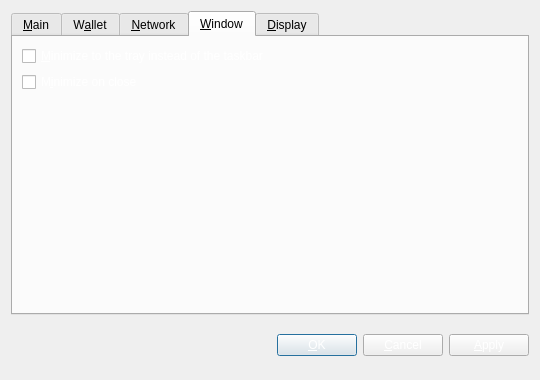
<?xml version="1.0" encoding="UTF-8"?>
<ui version="4.0">
 <class>OptionsDialog</class>
 <widget class="QDialog" name="OptionsDialog">
  <property name="geometry">
   <rect>
    <x>0</x>
    <y>0</y>
    <width>540</width>
    <height>380</height>
   </rect>
  </property>
  <property name="windowTitle">
   <string>Options</string>
  </property>
  <property name="styleSheet">
   <string notr="true">background-image: url(:/images/splash);
color: rgb(255, 255, 255);</string>
  </property>
  <property name="modal">
   <bool>true</bool>
  </property>
  <layout class="QVBoxLayout" name="verticalLayout">
   <item>
    <widget class="QTabWidget" name="tabWidget">
     <property name="styleSheet">
      <string notr="true">background-image: url(:/images/splash);
color: rgb(0, 0, 0);</string>
     </property>
     <property name="tabPosition">
      <enum>QTabWidget::North</enum>
     </property>
     <property name="currentIndex">
      <number>3</number>
     </property>
     <widget class="QWidget" name="tabMain">
      <attribute name="title">
       <string>&amp;Main</string>
      </attribute>
      <layout class="QVBoxLayout" name="verticalLayout_Main">
       <item>
        <widget class="QCheckBox" name="bitcoinAtStartup">
         <property name="toolTip">
          <string>Automatically start Dynasty after logging in to the system.</string>
         </property>
         <property name="text">
          <string>&amp;Start Dynasty on system login</string>
         </property>
        </widget>
       </item>
       <item>
        <spacer name="verticalSpacer_Main">
         <property name="orientation">
          <enum>Qt::Vertical</enum>
         </property>
         <property name="sizeHint" stdset="0">
          <size>
           <width>20</width>
           <height>40</height>
          </size>
         </property>
        </spacer>
       </item>
       <item>
        <layout class="QHBoxLayout" name="horizontalLayout_2_Main">
         <item>
          <spacer name="horizontalSpacer_2_Main">
           <property name="orientation">
            <enum>Qt::Horizontal</enum>
           </property>
           <property name="sizeHint" stdset="0">
            <size>
             <width>40</width>
             <height>20</height>
            </size>
           </property>
          </spacer>
         </item>
         <item>
          <widget class="QPushButton" name="resetButton">
           <property name="toolTip">
            <string>Reset all client options to default.</string>
           </property>
           <property name="text">
            <string>&amp;Reset Options</string>
           </property>
           <property name="autoDefault">
            <bool>false</bool>
           </property>
          </widget>
         </item>
        </layout>
       </item>
      </layout>
     </widget>
     <widget class="QWidget" name="tabWallet">
      <attribute name="title">
       <string>W&amp;allet</string>
      </attribute>
      <layout class="QVBoxLayout" name="verticalLayout_Network">
       <item>
        <widget class="QLabel" name="transactionFeeInfoLabel">
         <property name="styleSheet">
          <string notr="true">color: rgb(255, 255, 255);</string>
         </property>
         <property name="text">
          <string>Optional transaction fee per kB that helps make sure your transactions are processed quickly. Most transactions are 1 kB.</string>
         </property>
         <property name="textFormat">
          <enum>Qt::PlainText</enum>
         </property>
         <property name="wordWrap">
          <bool>true</bool>
         </property>
        </widget>
       </item>
       <item>
        <layout class="QHBoxLayout" name="horizontalLayout_1_Main">
         <item>
          <widget class="QLabel" name="transactionFeeLabel">
           <property name="styleSheet">
            <string notr="true">color: rgb(255, 255, 255);</string>
           </property>
           <property name="text">
            <string>Pay transaction &amp;fee</string>
           </property>
           <property name="textFormat">
            <enum>Qt::PlainText</enum>
           </property>
           <property name="buddy">
            <cstring>transactionFee</cstring>
           </property>
          </widget>
         </item>
         <item>
          <widget class="BitcoinAmountField" name="transactionFee">
           <property name="styleSheet">
            <string notr="true">color: rgb(255, 255, 255);</string>
           </property>
          </widget>
         </item>
         <item>
          <spacer name="horizontalSpacer_1_Main">
           <property name="orientation">
            <enum>Qt::Horizontal</enum>
           </property>
           <property name="sizeHint" stdset="0">
            <size>
             <width>40</width>
             <height>20</height>
            </size>
           </property>
          </spacer>
         </item>
        </layout>
       </item>
       <item>
        <widget class="QLabel" name="label">
         <property name="styleSheet">
          <string notr="true">color: rgb(255, 255, 255);</string>
         </property>
         <property name="text">
          <string>If you disable the spending of unconfirmed change, the change from a transaction cannot be used until that transaction has at least one confirmation. This also affects how your balance is computed.</string>
         </property>
         <property name="wordWrap">
          <bool>true</bool>
         </property>
        </widget>
       </item>
       <item>
        <widget class="QCheckBox" name="spendZeroConfChange">
         <property name="styleSheet">
          <string notr="true">color: rgb(255, 255, 255);</string>
         </property>
         <property name="text">
          <string>Spend unconfirmed change  (experts only)</string>
         </property>
        </widget>
       </item>
       <item>
        <spacer name="verticalSpacer">
         <property name="orientation">
          <enum>Qt::Vertical</enum>
         </property>
         <property name="sizeHint" stdset="0">
          <size>
           <width>20</width>
           <height>40</height>
          </size>
         </property>
        </spacer>
       </item>
      </layout>
     </widget>
     <widget class="QWidget" name="tabNetwork">
      <attribute name="title">
       <string>&amp;Network</string>
      </attribute>
      <layout class="QVBoxLayout" name="verticalLayout_Network">
       <item>
        <widget class="QCheckBox" name="mapPortUpnp">
         <property name="toolTip">
          <string>Automatically open the Dynasty client port on the router. This only works when your router supports UPnP and it is enabled.</string>
         </property>
         <property name="styleSheet">
          <string notr="true">color: rgb(255, 255, 255);</string>
         </property>
         <property name="text">
          <string>Map port using &amp;UPnP</string>
         </property>
        </widget>
       </item>
       <item>
        <widget class="QCheckBox" name="connectSocks">
         <property name="toolTip">
          <string>Connect to the Dynasty network through a SOCKS proxy (e.g. when connecting through Tor).</string>
         </property>
         <property name="styleSheet">
          <string notr="true">color: rgb(255, 255, 255);</string>
         </property>
         <property name="text">
          <string>&amp;Connect through SOCKS proxy:</string>
         </property>
        </widget>
       </item>
       <item>
        <layout class="QHBoxLayout" name="horizontalLayout_Network">
         <item>
          <widget class="QLabel" name="proxyIpLabel">
           <property name="styleSheet">
            <string notr="true">color: rgb(255, 255, 255);</string>
           </property>
           <property name="text">
            <string>Proxy &amp;IP:</string>
           </property>
           <property name="textFormat">
            <enum>Qt::PlainText</enum>
           </property>
           <property name="buddy">
            <cstring>proxyIp</cstring>
           </property>
          </widget>
         </item>
         <item>
          <widget class="QValidatedLineEdit" name="proxyIp">
           <property name="maximumSize">
            <size>
             <width>140</width>
             <height>16777215</height>
            </size>
           </property>
           <property name="toolTip">
            <string>IP address of the proxy (e.g. 127.0.0.1)</string>
           </property>
           <property name="styleSheet">
            <string notr="true">color: rgb(255, 255, 255);</string>
           </property>
          </widget>
         </item>
         <item>
          <widget class="QLabel" name="proxyPortLabel">
           <property name="styleSheet">
            <string notr="true">color: rgb(255, 255, 255);</string>
           </property>
           <property name="text">
            <string>&amp;Port:</string>
           </property>
           <property name="textFormat">
            <enum>Qt::PlainText</enum>
           </property>
           <property name="buddy">
            <cstring>proxyPort</cstring>
           </property>
          </widget>
         </item>
         <item>
          <widget class="QLineEdit" name="proxyPort">
           <property name="maximumSize">
            <size>
             <width>55</width>
             <height>16777215</height>
            </size>
           </property>
           <property name="toolTip">
            <string>Port of the proxy (e.g. 9050)</string>
           </property>
           <property name="styleSheet">
            <string notr="true">color: rgb(255, 255, 255);</string>
           </property>
          </widget>
         </item>
         <item>
          <widget class="QLabel" name="socksVersionLabel">
           <property name="styleSheet">
            <string notr="true">color: rgb(255, 255, 255);</string>
           </property>
           <property name="text">
            <string>SOCKS &amp;Version:</string>
           </property>
           <property name="textFormat">
            <enum>Qt::PlainText</enum>
           </property>
           <property name="buddy">
            <cstring>socksVersion</cstring>
           </property>
          </widget>
         </item>
         <item>
          <widget class="QValueComboBox" name="socksVersion">
           <property name="toolTip">
            <string>SOCKS version of the proxy (e.g. 5)</string>
           </property>
           <property name="styleSheet">
            <string notr="true">color: rgb(0, 0, 0);</string>
           </property>
          </widget>
         </item>
         <item>
          <spacer name="horizontalSpacer_Network">
           <property name="orientation">
            <enum>Qt::Horizontal</enum>
           </property>
           <property name="sizeHint" stdset="0">
            <size>
             <width>40</width>
             <height>20</height>
            </size>
           </property>
          </spacer>
         </item>
        </layout>
       </item>
       <item>
        <spacer name="verticalSpacer_Network">
         <property name="orientation">
          <enum>Qt::Vertical</enum>
         </property>
         <property name="sizeHint" stdset="0">
          <size>
           <width>20</width>
           <height>40</height>
          </size>
         </property>
        </spacer>
       </item>
      </layout>
     </widget>
     <widget class="QWidget" name="tabWindow">
      <attribute name="title">
       <string>&amp;Window</string>
      </attribute>
      <layout class="QVBoxLayout" name="verticalLayout_Window">
       <item>
        <widget class="QCheckBox" name="minimizeToTray">
         <property name="toolTip">
          <string>Show only a tray icon after minimizing the window.</string>
         </property>
         <property name="styleSheet">
          <string notr="true">color: rgb(255, 255, 255);</string>
         </property>
         <property name="text">
          <string>&amp;Minimize to the tray instead of the taskbar</string>
         </property>
        </widget>
       </item>
       <item>
        <widget class="QCheckBox" name="minimizeOnClose">
         <property name="toolTip">
          <string>Minimize instead of exit the application when the window is closed. When this option is enabled, the application will be closed only after selecting Quit in the menu.</string>
         </property>
         <property name="styleSheet">
          <string notr="true">color: rgb(255, 255, 255);</string>
         </property>
         <property name="text">
          <string>M&amp;inimize on close</string>
         </property>
        </widget>
       </item>
       <item>
        <spacer name="verticalSpacer_Window">
         <property name="orientation">
          <enum>Qt::Vertical</enum>
         </property>
         <property name="sizeHint" stdset="0">
          <size>
           <width>20</width>
           <height>40</height>
          </size>
         </property>
        </spacer>
       </item>
      </layout>
     </widget>
     <widget class="QWidget" name="tabDisplay">
      <attribute name="title">
       <string>&amp;Display</string>
      </attribute>
      <layout class="QVBoxLayout" name="verticalLayout_Display">
       <item>
        <layout class="QHBoxLayout" name="horizontalLayout_1_Display">
         <item>
          <widget class="QLabel" name="langLabel">
           <property name="styleSheet">
            <string notr="true">color: rgb(0, 0, 0);</string>
           </property>
           <property name="text">
            <string>User Interface &amp;language:</string>
           </property>
           <property name="textFormat">
            <enum>Qt::PlainText</enum>
           </property>
           <property name="buddy">
            <cstring>lang</cstring>
           </property>
          </widget>
         </item>
         <item>
          <widget class="QValueComboBox" name="lang">
           <property name="toolTip">
            <string>The user interface language can be set here. This setting will take effect after restarting Dynasty.</string>
           </property>
           <property name="styleSheet">
            <string notr="true">color: rgb(0, 0, 0);</string>
           </property>
          </widget>
         </item>
        </layout>
       </item>
       <item>
        <layout class="QHBoxLayout" name="horizontalLayout_2_Display">
         <item>
          <widget class="QLabel" name="unitLabel">
           <property name="styleSheet">
            <string notr="true">color: rgb(0, 0, 0);</string>
           </property>
           <property name="text">
            <string>&amp;Unit to show amounts in:</string>
           </property>
           <property name="textFormat">
            <enum>Qt::PlainText</enum>
           </property>
           <property name="buddy">
            <cstring>unit</cstring>
           </property>
          </widget>
         </item>
         <item>
          <widget class="QValueComboBox" name="unit">
           <property name="toolTip">
            <string>Choose the default subdivision unit to show in the interface and when sending coins.</string>
           </property>
           <property name="styleSheet">
            <string notr="true">color: rgb(0, 0, 0);</string>
           </property>
          </widget>
         </item>
        </layout>
       </item>
       <item>
        <widget class="QCheckBox" name="displayAddresses">
         <property name="toolTip">
          <string>Whether to show Dynasty addresses in the transaction list or not.</string>
         </property>
         <property name="styleSheet">
          <string notr="true">color: rgb(0, 0, 0);</string>
         </property>
         <property name="text">
          <string>&amp;Display addresses in transaction list</string>
         </property>
        </widget>
       </item>
       <item>
        <widget class="QCheckBox" name="coinControlFeatures">
         <property name="toolTip">
          <string>Whether to show coin control features or not.</string>
         </property>
         <property name="styleSheet">
          <string notr="true">color: rgb(0, 0, 0);</string>
         </property>
         <property name="text">
          <string>Display coin &amp;control features (experts only!)</string>
         </property>
        </widget>
       </item>
       <item>
        <spacer name="verticalSpacer_Display">
         <property name="orientation">
          <enum>Qt::Vertical</enum>
         </property>
         <property name="sizeHint" stdset="0">
          <size>
           <width>20</width>
           <height>40</height>
          </size>
         </property>
        </spacer>
       </item>
      </layout>
     </widget>
    </widget>
   </item>
   <item>
    <layout class="QHBoxLayout" name="horizontalLayout_Buttons">
     <item>
      <spacer name="horizontalSpacer_1">
       <property name="orientation">
        <enum>Qt::Horizontal</enum>
       </property>
       <property name="sizeHint" stdset="0">
        <size>
         <width>40</width>
         <height>48</height>
        </size>
       </property>
      </spacer>
     </item>
     <item>
      <widget class="QLabel" name="statusLabel">
       <property name="font">
        <font>
         <weight>75</weight>
         <bold>true</bold>
        </font>
       </property>
       <property name="text">
        <string/>
       </property>
       <property name="textFormat">
        <enum>Qt::PlainText</enum>
       </property>
       <property name="wordWrap">
        <bool>true</bool>
       </property>
      </widget>
     </item>
     <item>
      <spacer name="horizontalSpacer_2">
       <property name="orientation">
        <enum>Qt::Horizontal</enum>
       </property>
       <property name="sizeHint" stdset="0">
        <size>
         <width>40</width>
         <height>48</height>
        </size>
       </property>
      </spacer>
     </item>
     <item>
      <widget class="QPushButton" name="okButton">
       <property name="styleSheet">
        <string notr="true">color: rgb(255, 255, 255);</string>
       </property>
       <property name="text">
        <string>&amp;OK</string>
       </property>
      </widget>
     </item>
     <item>
      <widget class="QPushButton" name="cancelButton">
       <property name="styleSheet">
        <string notr="true">color: rgb(255, 255, 255);</string>
       </property>
       <property name="text">
        <string>&amp;Cancel</string>
       </property>
       <property name="autoDefault">
        <bool>false</bool>
       </property>
      </widget>
     </item>
     <item>
      <widget class="QPushButton" name="applyButton">
       <property name="styleSheet">
        <string notr="true">color: rgb(255, 255, 255);</string>
       </property>
       <property name="text">
        <string>&amp;Apply</string>
       </property>
       <property name="autoDefault">
        <bool>false</bool>
       </property>
      </widget>
     </item>
    </layout>
   </item>
  </layout>
 </widget>
 <customwidgets>
  <customwidget>
   <class>BitcoinAmountField</class>
   <extends>QLineEdit</extends>
   <header>bitcoinamountfield.h</header>
   <container>1</container>
  </customwidget>
  <customwidget>
   <class>QValidatedLineEdit</class>
   <extends>QLineEdit</extends>
   <header>qvalidatedlineedit.h</header>
  </customwidget>
  <customwidget>
   <class>QValueComboBox</class>
   <extends>QComboBox</extends>
   <header>qvaluecombobox.h</header>
  </customwidget>
 </customwidgets>
 <resources/>
 <connections/>
</ui>
